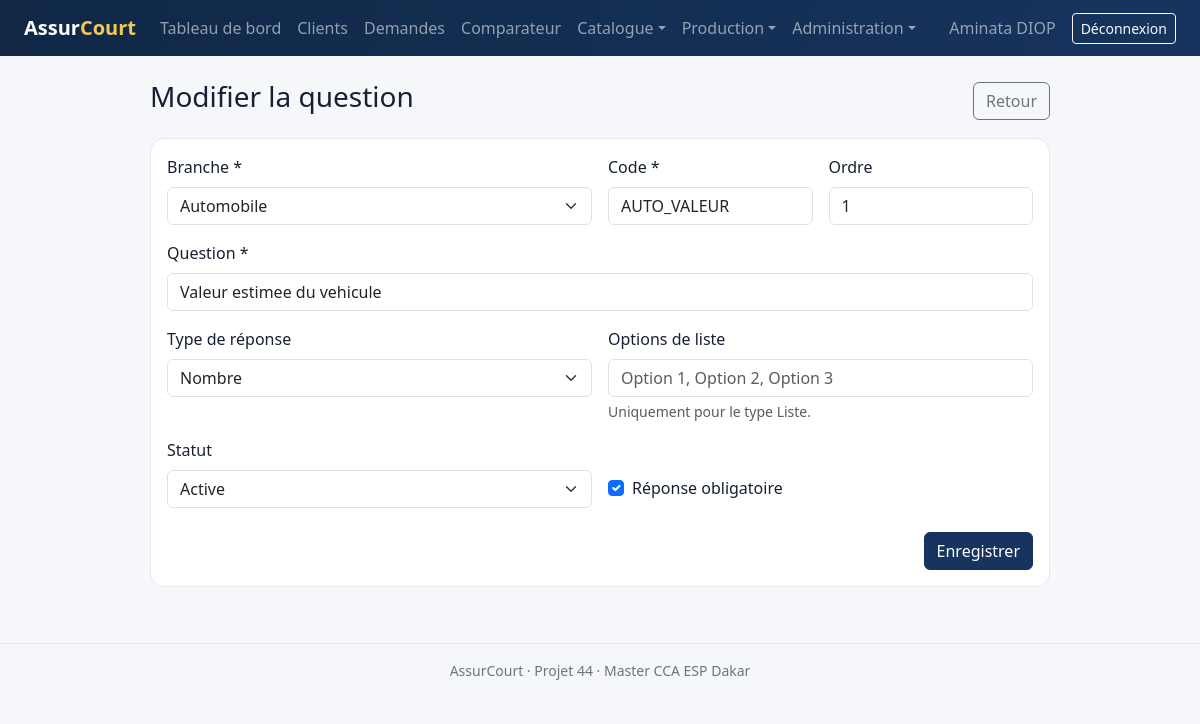
The page /public/questions/form.php?id=1 (signed in) on the database its author committed.
### tables this page shows
CREATE TABLE questions (
    id BIGINT UNSIGNED AUTO_INCREMENT PRIMARY KEY,
    categorie_id BIGINT UNSIGNED NOT NULL,
    code VARCHAR(50) NOT NULL UNIQUE,
    libelle VARCHAR(255) NOT NULL,
    type_reponse ENUM('texte','nombre','date','booleen','liste') NOT NULL,
    options_json JSON NULL,
    obligatoire TINYINT(1) NOT NULL DEFAULT 1,
    ordre_affichage SMALLINT UNSIGNED NOT NULL DEFAULT 1,
    statut ENUM('active','inactive') NOT NULL DEFAULT 'active',
    CONSTRAINT fk_question_categorie FOREIGN KEY (categorie_id) REFERENCES categories_risque(id)
);

CREATE TABLE categories_risque (
    id BIGINT UNSIGNED AUTO_INCREMENT PRIMARY KEY,
    code VARCHAR(30) NOT NULL UNIQUE,
    libelle VARCHAR(100) NOT NULL,
    description TEXT NULL
);

### includes/helpers.php (called while the page is built, shortened)
<?php
function e(?string $value): string
{
    return htmlspecialchars($value ?? '', ENT_QUOTES | ENT_SUBSTITUTE, 'UTF-8');
}

### public/questions/form.php (the view, shortened to what this page needs)
<?php
require_once __DIR__.'/../../includes/bootstrap.php';require_roles(['ADMIN','RESPONSABLE']);$db=Database::connection();$id=max(0,(int)($_GET['id']??$_POST['id']??0));$d=['categorie_id'=>'','code'=>'','libelle'=>'','type_reponse'=>'texte','options_json'=>'','obligatoire'=>1,'ordre_affichage'=>1,'statut'=>'active'];$errors=[];if($id){$s=$db->prepare('SELECT * FROM questions WHERE id=?');$s->execute([$id]);$d=$s->fetch()?:exit('Question introuvable.');}
if($id&&$d['type_reponse']==='liste'&&$d['options_json']){$decoded=json_decode((string)$d['options_json'],true);if(is_array($decoded))$d['options_json']=implode(', ',$decoded);}$categories=$db->query('SELECT id,libelle FROM categories_risque ORDER BY libelle')->fetchAll();$title=$id?'Modifier la question':'Nouvelle question';require __DIR__.'/../../includes/header.php';?>
<div class="form-shell"><div class="page-heading"><h1 class="h3"><?= e($title) ?></h1><a class="btn btn-outline-secondary" href="index.php">Retour</a></div><?php if($errors): ?><div class="alert alert-danger"><?= e(implode(' ',$errors)) ?></div><?php endif; ?><form method="post" class="card card-body"><?= csrf_field() ?><input type="hidden" name="id" value="<?= $id ?>"><div class="row g-3"><div class="col-md-6"><label class="form-label">Branche *</label><select class="form-select" name="categorie_id" required><?php foreach($categories as $c): ?><option value="<?= $c['id'] ?>" <?= (int)$d['categorie_id']==(int)$c['id']?'selected':'' ?>><?= e($c['libelle']) ?></option><?php endforeach ?></select></div><div class="col-md-3"><label class="form-label">Code *</label><input class="form-control" name="code" value="<?= e($d['code']) ?>" required></div><div class="col-md-3"><label class="form-label">Ordre</label><input type="number" min="1" class="form-control" name="ordre_affichage" value="<?= e((string)$d['ordre_affichage']) ?>"></div><div class="col-12"><label class="form-label">Question *</label><input class="form-control" name="libelle" value="<?= e($d['libelle']) ?>" required></div><div class="col-md-6"><label class="form-label">Type de réponse</label><select class="form-select" id="questionType" name="type_reponse"><?php foreach(['texte','nombre','date','booleen','liste'] as $t): ?><option value="<?= $t ?>" <?= $d['type_reponse']===$t?'selected':'' ?>><?= ucfirst($t) ?></option><?php endforeach ?></select></div><div class="col-md-6"><label class="form-label">Options de liste</label><input class="form-control" name="options_json" value="<?= e((string)$d['options_json']) ?>" placeholder="Option 1, Option 2, Option 3"><div class="form-text">Uniquement pour le type Liste.</div></div><div class="col-md-6"><label class="form-label">Statut</label><select class="form-select" name="statut"><option value="active" <?= $d['statut']==='active'?'selected':'' ?>>Active</option><option value="inactive" <?= $d['statut']==='inactive'?'selected':'' ?>>Inactive</option></select></div><div class="col-md-6 d-flex align-items-end"><div class="form-check mb-2"><input class="form-check-input" type="checkbox" name="obligatoire" id="obligatoire" <?= $d['obligatoire']?'checked':'' ?>><label class="form-check-label" for="obligatoire">Réponse obligatoire</label></div></div></div><div class="text-end mt-4"><button class="btn btn-primary">Enregistrer</button></div></form></div><?php require __DIR__.'/../../includes/footer.php'; ?>

### public/assets/css/app.css (style rules this page uses)
:root { --navy:#17345f;--blue:#2f6fae;--pale:#eaf2fb;--gold:#d4a72c;--ink:#172033 }
body { background:#f5f7fa;color:var(--ink);font-family:system-ui,-apple-system,"Segoe UI",sans-serif }
.card { border:1px solid #e5eaf0;border-radius:14px }
.btn-primary { background:var(--navy);border-color:var(--navy) }
.page-heading { display:flex;justify-content:space-between;align-items:center;gap:1rem;margin-bottom:1rem }
.form-shell { max-width:900px;margin:auto }

### rows shown on the page
questions: categorie_id "Automobile", code "AUTO_VALEUR", ordre_affichage "1", libelle "Valeur estimee du vehicule", type_reponse "Nombre", statut "Active", obligatoire "☑"

### other values the page prints
$_SESSION['user']['prenom'].' '.$_SESSION['user']['nom'] "Aminata DIOP"
$title "Modifier la question"
